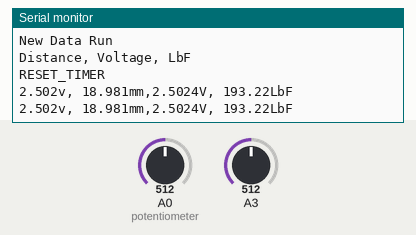
Simulated run of this sketch. Board: Arduino Uno, built with avr-gcc and run on an emulated ATmega328P. Parts: the last lines printed to the serial monitor. Inputs (shaded band) come from the test bench; at power-on: A0 (potentiometer) = 512, A3 = 512.

Above: at 1.2 s.
1.3 s: A0 (potentiometer) set to 716
At 2.6 s:
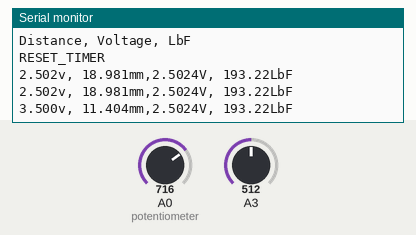
2.8 s: A3 set to 716
At 3.6 s:
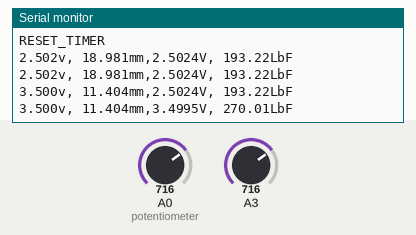
4.3 s: A0 (potentiometer) set to 900
At 5.6 s:
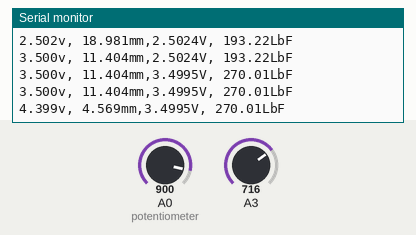
5.8 s: A3 set to 900
At 6.9 s:
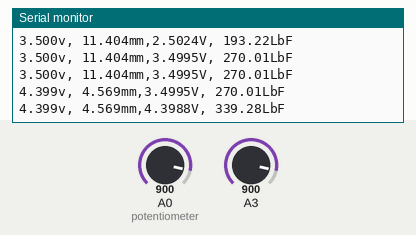
Timing chart, 0 to 8.3 s (numbered marks = the images above; inputs shaded):
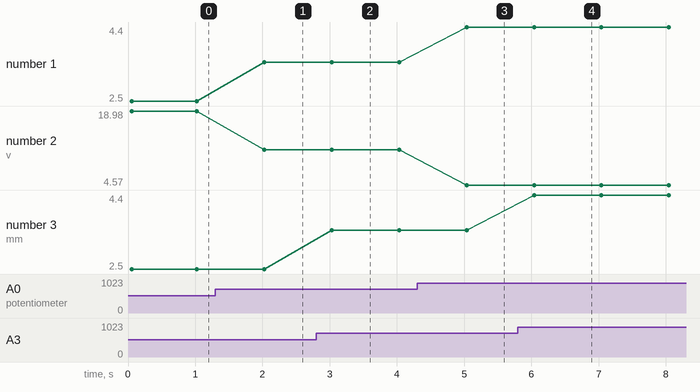

Measured:
- after the input at 1.3 s, the serial monitor: prints a new line after 0.73 s (image 1)
- after the input at 2.8 s, the serial monitor: prints a new line after 0.23 s (image 2)
- after the input at 4.3 s, the serial monitor: prints a new line after 0.74 s (image 3)
- after the input at 5.8 s, the serial monitor: prints a new line after 0.24 s (image 4)
- plotted number 1: 2.5 → 3.5 after the input at 1.3 s, 3.5 → 4.4 after the input at 4.3 s
- plotted number 2: 18.98 → 11.4 after the input at 1.3 s, 11.4 → 4.57 after the input at 4.3 s
- plotted number 3: 2.5 → 3.5 after the input at 2.8 s, 3.5 → 4.4 after the input at 5.8 s

The sketch:

sketch_trtestcontinuous.ino
```cpp
void setup() {
  // put your setup code here, to run once:
Serial.begin(9600); // this is a baud rate the higher the number the better. It is the speed at which your board communicates.
Serial.println("New Data Run");
Serial.println("Distance, Voltage, LbF");
Serial.println("RESET_TIMER");
}

void loop() {
  Serial.print((abs(analogRead(A0)*5.0)/1023.0),3);
  Serial.print("v, ");
  Serial.print(abs(((((analogRead(A0)*5.0)/1023.0))*.0076)-.038)/0.001,3); // this reads the analog output of the potentiometer. Then converts it to voltage and then to m
  Serial.print("mm,");

  Serial.print(((analogRead(A3)*5.0)/1023.0),4); //this reads the analog output of the force transducer. Then converts it to voltage. This is then saved as variable voltage.
  Serial.print("V, ");                           //This just adds units for understanding.

  Serial.print (((77.02*(((analogRead(A3)*5.0)/1023.0)))+.478));        //This converts our voltage into LbF

  Serial.print("LbF");

  Serial.println(" ");// This ensures that we skip a line between data.

  delay(1000);


}
```
